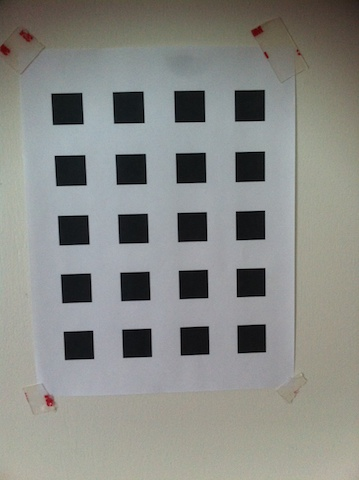
%> input picture assignment3/matlab/picture2.jpg, 359 x 480 px
$ octave --eval "result = removeDistortion;"   (GNU Octave 9; MATLAB toolbox functions it lacks are replaced by stand-ins)
%> lines starting %> are read from the running program, lines starting %| are printed output that depends on the picture; in (x1, y1, x2, y2) boxes, pixels count from 0 and x2, y2 are one past the last pixel; in counts of white or black regions, pixels touching at a corner belong together; the program's own positions count from 1
function [k1 k2 k3] = removeDistortion()
    clc;
    clear all;
    close all;
    %The size of all corners if 10 x 8 with total of 80 points
    %define and initialize world coordinates that were measured with the ruler
    filename = 'picture2.jpg';
    % corner = get_corners(filename,10,8,1);
    im_RGB = imread(filename);
%> im_RGB is the input picture: size 480x359x3 uint8; mean R, G, B 136.8, 138, 133.9
    im_gray = rgb2gray(im_RGB); % Gray-scale image
    [M,N] = size(im_gray);
%> M = 480; N = 359

    corners = corner(im_gray,80);
%> corners = 80 rows, first 12: [56 157; 117 156; 144 123; 93 332; 205 122; 207 241; 265 212; 86 185; 83 124; 58 186; 151 330; 150 300]
    %sort the corner in a good way
    %sort the to start
    sorted = sortrows(corners);
%> sorted = 80 rows, first 12: [53 95; 54 125; 56 157; 58 186; 59 217; 61 245; 62 276; 64 303; 65 333; 66 360; 82 94; 83 124]
    cpoint = []
    for i = 1:10:80
        temp = sorted(i:i+9,:);
        [~,I] = sort(temp(:,2));
        cpoint = [cpoint;temp(I,:)];
    end
%> after the loop, cpoint has the same summary as sorted

    sorted = cpoint;coors = [];
    figure;imshow(im_RGB);hold on;
    k = 1;
    for i = 1:10
        for j = 1:8
            coors = [coors; sorted(i+(j-1)*10,:)];
            plot(sorted(i+(j-1)*10,1),sorted(i+(j-1)*10,2),'r.','markers',8);
            text(sorted(i+(j-1)*10,1)+3,sorted(i+(j-1)*10,2), num2str(k) ,'color','y', 'FontSize',8);
            k = k + 1;
        end
    end
%> after the loop, coors = 80 rows, first 12: [53 95; 82 94; 114 94; 143 93; 176 93; 204 92; 236 92; 264 91; 54 125; 83 124; 116 123; 144 123]; k = 81
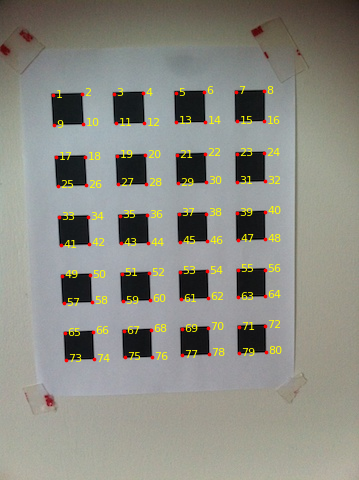
%> figure redrawn from the program's plot data
    %sort the corners completed
    %sort the corners

    BW = edge(im_gray,'canny',0.7); % Binary image from Canny detector
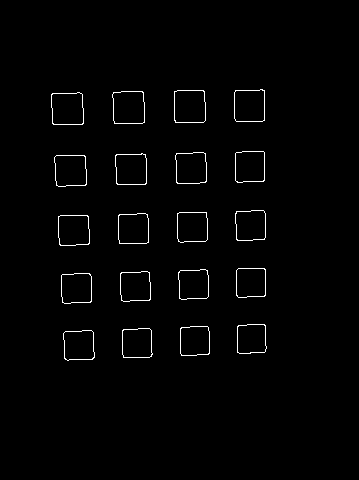
%> BW: size 480x359 logical; 1.3% white in thin lines or dots, all inside (x1, y1, x2, y2) = (51, 89, 267, 361)
    BW = zeros(M,N);
    global hori_line;
    global vert_line;
    %line equation for horizontal and vertial
    hori_line = zeros(2,3);
    vert_line = zeros(2,3);
    for i = 1:9:10
        index = (i-1)*8+1;
        hori_line(floor(i/10)+1,:) =  cross([coors(index,:) 1],[coors(index+7,:) 1]);
    end
%> after the loop, hori_line = [4 211 -20257; 8 200 -72528]
    for i = 1:7:8
        index = 72+i;
        vert_line(floor(i/8)+1,:) =  cross([coors(i,:) 1],[coors(index,:) 1]);
    end
%> after the loop, vert_line = [-265 13 12810; -261 2 68722]
    opt = optimset('Algorithm','levenberg-marquardt','TolFun',1e-8);
    global center;
    center = [N/2, M/2];
%> center = [179.5 240]
    p = [0.05,0.025,0];
    error = zeros(28,1);
    input = [coors(2:7,:); coors(74:79,:); coors(9:8:65,:); coors(16:8:72,:)];
%> input = 28 rows, first 12: [82 94; 114 94; 143 93; 176 93; 204 92; 236 92; 94 359; 125 357; 152 357; 182 355; 209 354; 239 353]
    %input = [coors(2:7,:); coors(9:8:65,:)];
%> (the run ends here)

$ run again, with assignment3/matlab/picture1.jpg copied over assignment3/matlab/picture2.jpg
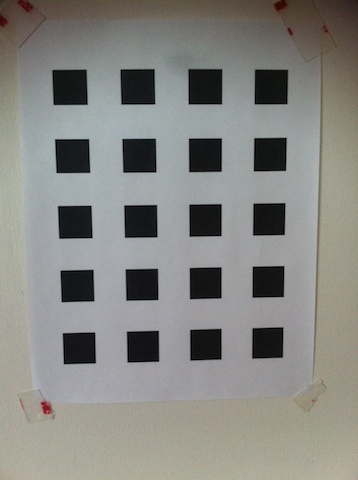
%> input picture assignment3/matlab/picture1.jpg, 358 x 480 px
%> in removeDistortion, im_RGB is the input picture: size 480x358x3 uint8; mean R, G, B 134.4, 134.3, 130
%> corners = 80 rows, first 12: [92 238; 58 173; 91 207; 156 172; 93 271; 62 272; 63 302; 90 172; 254 268; 95 334; 155 104; 190 140]
%> sorted = 80 rows, first 12: [54 72; 55 105; 57 141; 58 173; 60 208; 61 238; 62 272; 63 302; 64 335; 65 364; 86 71; 87 104]
%> the loop in removeDistortion, `for i = 1:10:80` made 8 passes
%> I on passes 1 to 8: [1; 2; 3; 4; 5; 6; 7; 8; 9; 10], [1; 2; 3; 4; 5; 6; 7; 8; 9; 10], [1; 2; 3; 4; 5; 6; 7; 8; 9; 10], [1; 2; 3; 4; 5; 6; 7; 8; 9; 10], [1; 2; 3; 4; 5; 6; 7; 8; 9; 10], [9; 10; 1; 2; 3; 4; 5; 6; 7; 8], [10; 8; 9; 5; 6; 7; 1; 2; 3; 4], [9; 10; 7; 8; 6; 4; 5; 2; 3; 1]
%> after the loop in removeDistortion, `for i = 1:10:80`: cpoint has the same summary as sorted
%> after the loop in removeDistortion, `for i = 1:10`: coors = 80 rows, first 12: [54 72; 86 71; 122 71; 154 71; 190 71; 222 71; 257 71; 287 71; 55 105; 87 104; 123 104; 155 104]; k = 81
%> after the loop in removeDistortion, `for i = 1:10`:
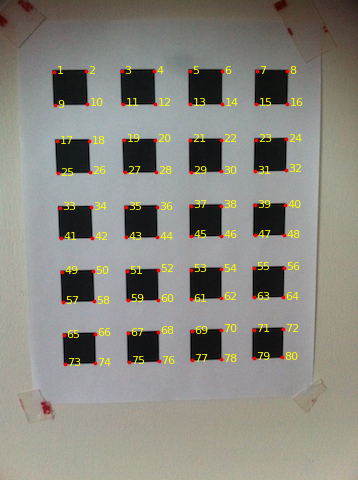
%> figure redrawn from the program's plot data
%> in removeDistortion, `BW = edge(im_gray,'canny',0.7);`:
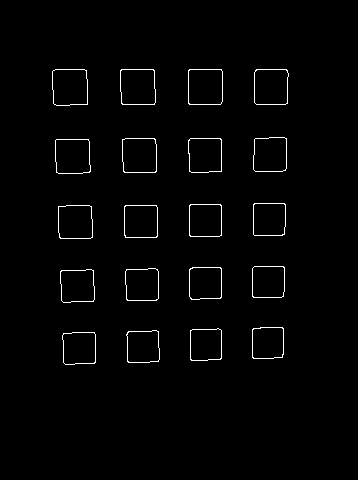
%> BW: size 480x358 logical; 1.5% white in thin lines or dots, all inside (x1, y1, x2, y2) = (52, 69, 289, 365)
%> after the loop in removeDistortion, `for i = 1:9:10`: hori_line = [1 233 -16830; 7 217 -79443]
%> after the loop in removeDistortion, `for i = 1:7:8`: vert_line = [-292 11 14976; -286 -5 82437]
%> input = 28 rows, first 12: [86 71; 122 71; 154 71; 190 71; 222 71; 257 71; 95 363; 129 362; 159 361; 192 360; 221 359; 254 358]
